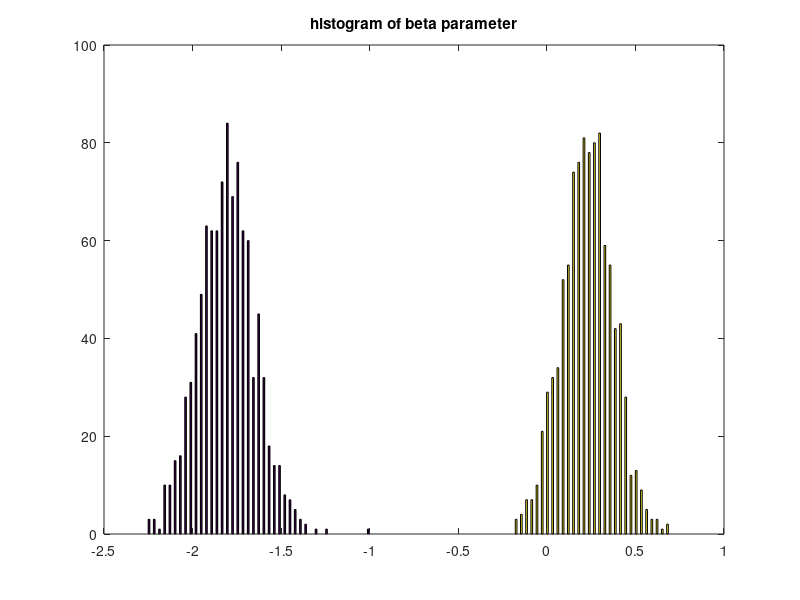
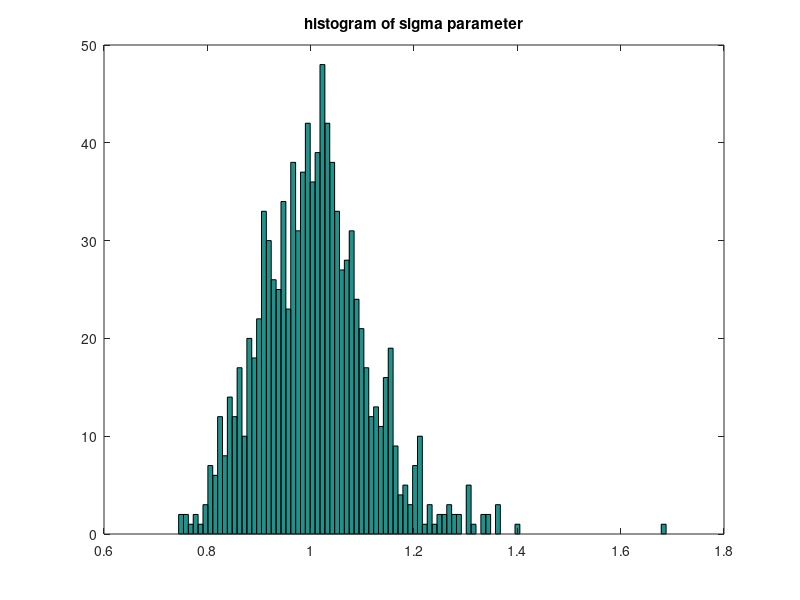

Source code (MATLAB) for these figures, in order:
%This code runs a simple regression model
%The model is used for expoloratory purposes
%The aim is to see if there is a correaltion between States and number
%of arms recovered
%The data used is from
%https://www.atf.gov/docs/thefthitsontracesbyrecstn-2014163882xlsx/download

clc
clear
format bank
format compact

load firearmdata data
[n k]=size(data);
t=0;
sigma=1;
scale=1;
gibbs=1000;
x=normrnd(0,scale,n,k);
u=normrnd(0,sigma,n,1);
beta=normrnd(0,scale,k,1);
betaset=100;

y=x*beta+u;

tic
for g=1:gibbs;
    t=t+1;
    sigma=sqrt(((y-x*beta)'*(y-x*beta))/(sum(normrnd(0,1,n,1).^2)));
    beta=inv(x'*x)*(x'*y)+chol(sigma^2*inv(x'*x))'*normrnd(0,1,k,1);
    sigmas(t,:)=sigma'
    betas(t,:)=beta'
    where=[t];
end
toc

mean=[mean(betas(t,:))' mean(sigmas(t,:))'];
stddevation=[std(betas(t,:))' std(sigmas(t,:))'];

figure(1)
hist(betas, 100)
title('histogram of beta parameter')

figure(2)
hist(sigmas, 100)
title('histogram of sigma parameter')

